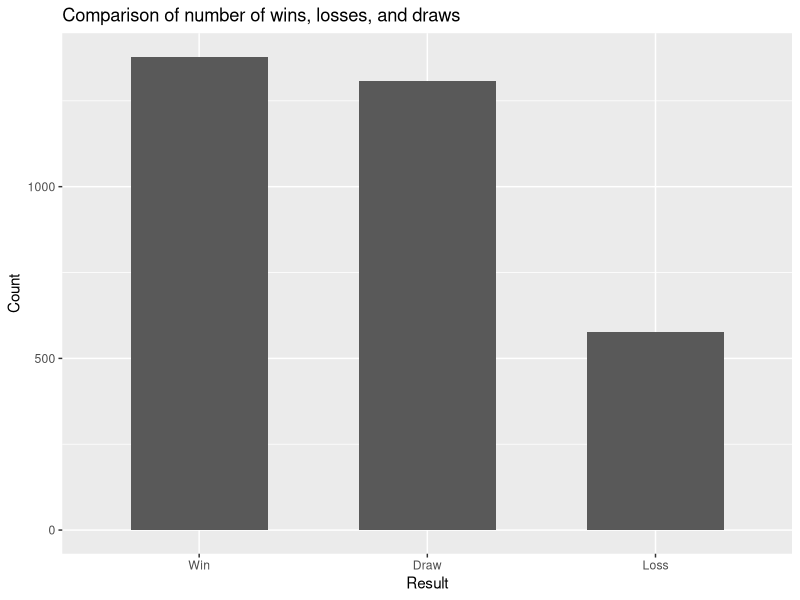
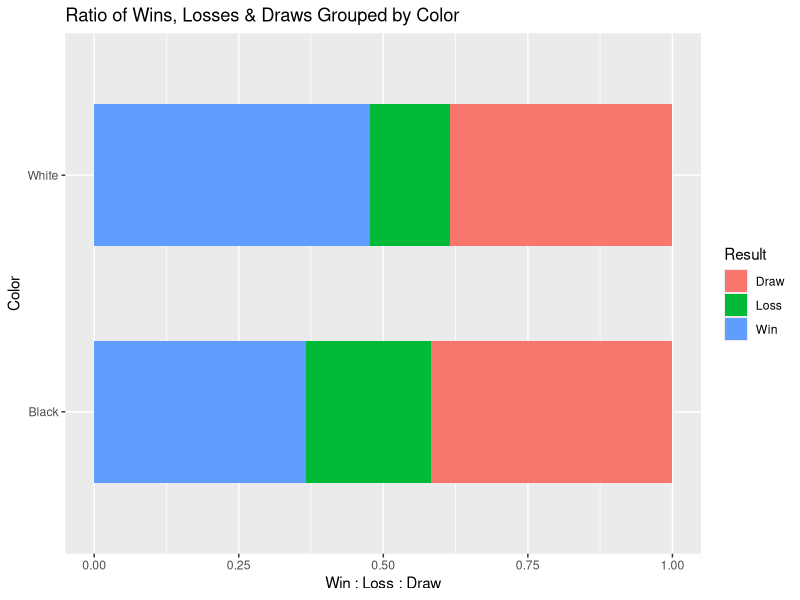
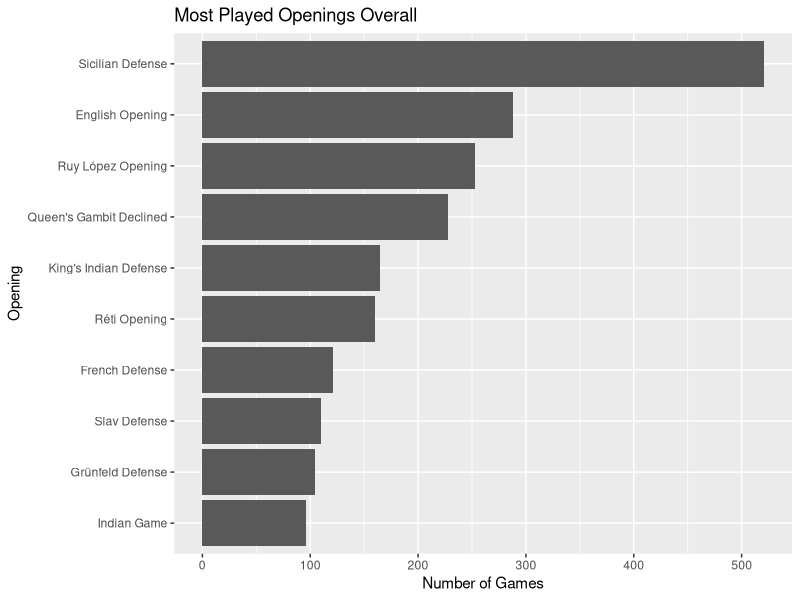
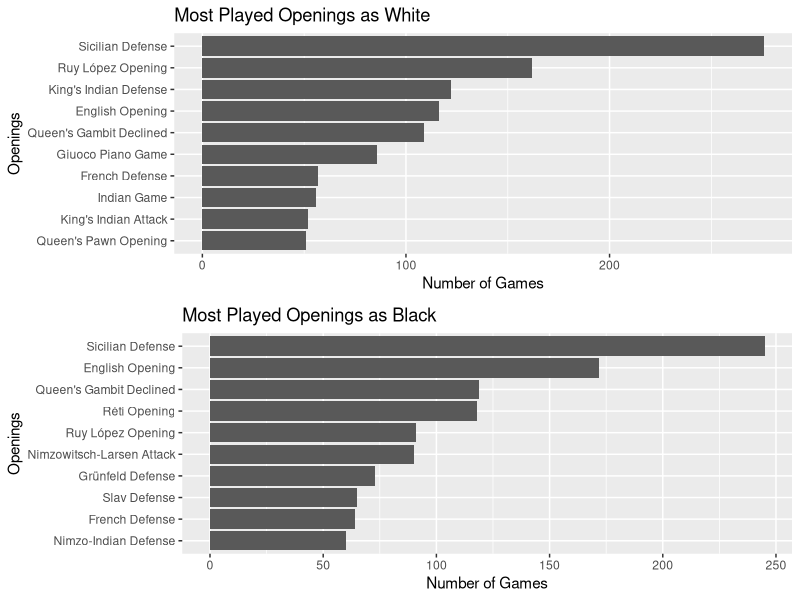
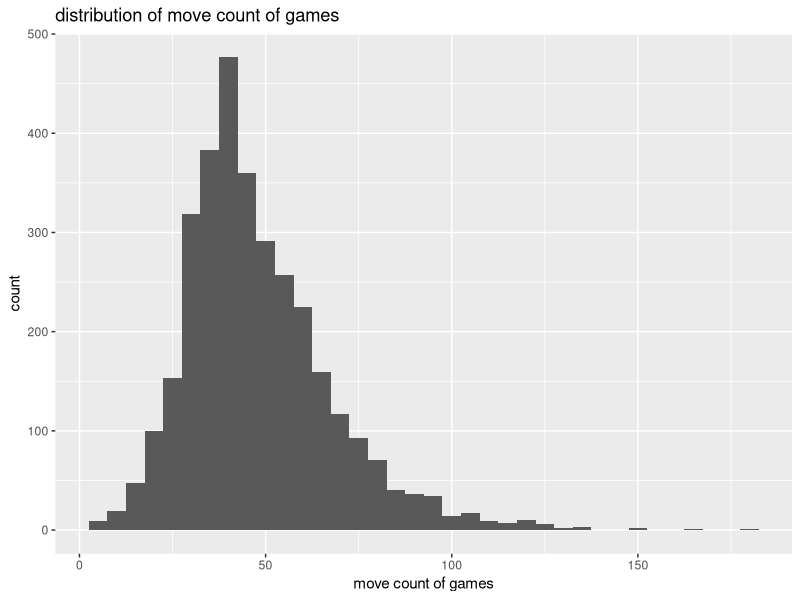
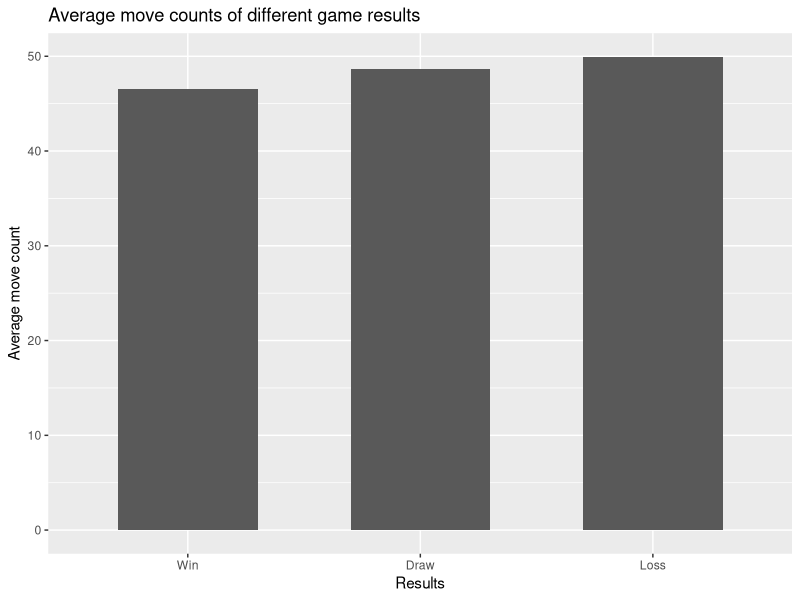
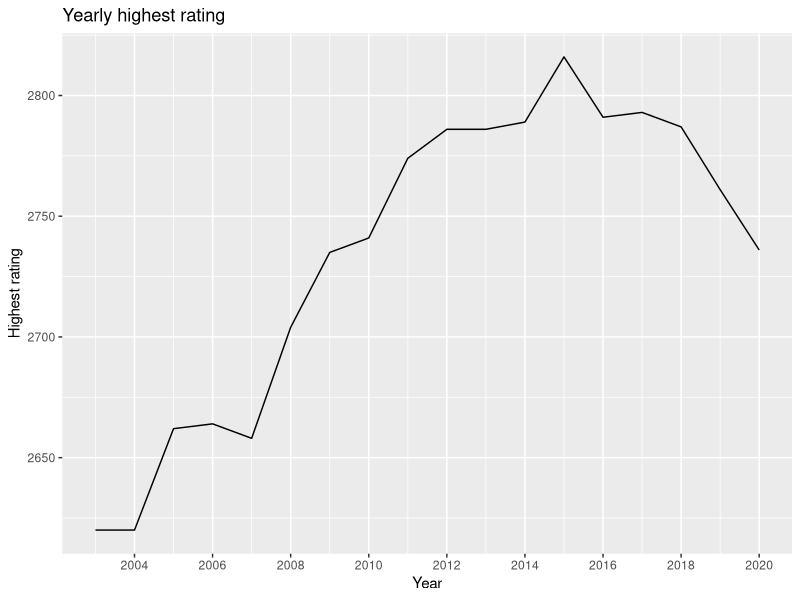
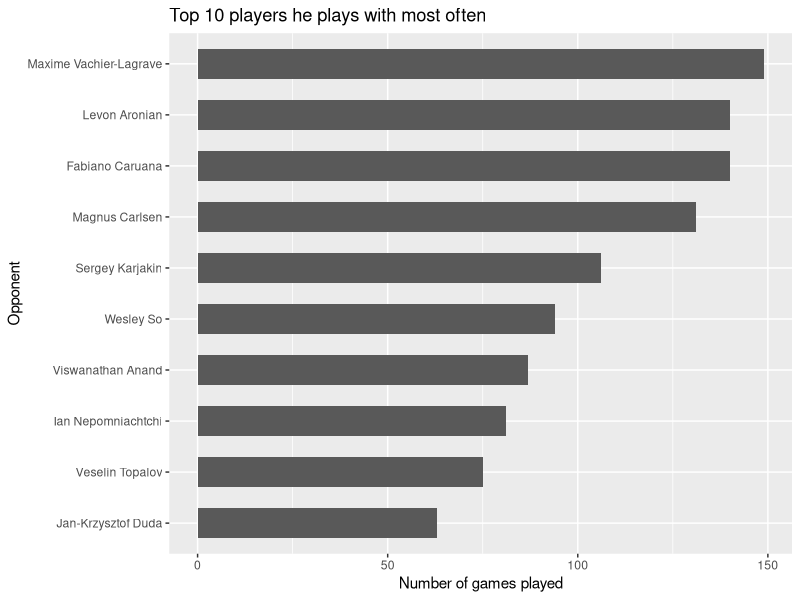

Source code (R) for these figures, in order: (Note: this script raises an error after producing the figures.)
## ---- chunk 1
library(readr)
library(dplyr)
library(magrittr)
library(ggplot2)
library(gridExtra)
## ---- chunk 2
df <- read_csv("cleaned_data.csv")
head(df)
## ---- chunk 3
# count of win, draw, loss
overall_win <- df %>%
  group_by(Result) %>%
  summarise(Count = n())

# vars for inline code
ngame <- summarise(df, n()) %>% as.character()
wins <- overall_win[3, 2] %>% as.character()
loss <- overall_win[2, 2] %>% as.character()
draw <- overall_win[1, 2] %>% as.character()
wr <- round(as.numeric(wins) / as.numeric(ngame) * 100, 2)

# plot
overall_win %>%
  ggplot(aes(x = reorder(Result, -Count), y = Count)) +
  geom_bar(stat = "identity", width = 0.6) +
  labs(
    title = "Comparison of number of wins, losses, and draws",
    x = "Result"
  )
## ---- chunk 4
# ratio of win, draw, loss by color
winrate <- df %>%
  group_by(Color, Result) %>%
  summarise(count = n()) %>%
  mutate(Percentage = count / sum(count) * 100) %>%
  select(-count) 

# vars for inline code
w_wr <- round(winrate[6, 3], 2) %>% as.character()
b_wr <- round(winrate[3, 3], 2) %>% as.character()

# plot
winrate %>%
  ggplot(aes(x = Color, y = Percentage, fill = Result)) +
  geom_bar(stat = "identity", position = "fill", width = 0.6) +
  coord_flip() +
  labs(
    title = "Ratio of Wins, Losses & Draws Grouped by Color",
    y = "Win : Loss : Draw"
  )
## ---- chunk 5
# openings and their game count
overall_op <- df %>%
  group_by(Opening) %>%
  summarise(N_games = n()) %>%
  arrange(desc(N_games))

# top 10 most played openings
head(overall_op, 10) %>%
  ggplot(aes(x = reorder(Opening, N_games), y = N_games)) +
  geom_bar(stat = "identity") +
  coord_flip() +
  labs(
    title = "Most Played Openings Overall",
    x = "Opening",
    y = "Number of Games"
  )
## ---- chunk 6
# top 10 most played openings grouped by color
top_by_color <- df %>%
  group_by(Color, Opening) %>%
  summarise(N_games = n()) %>%
  top_n(n = 10, wt = N_games)

# top 10 most played openings by white
white <- head(top_by_color, 10) %>%
  ggplot(aes(x = reorder(Opening, N_games), y = N_games)) +
  geom_bar(stat = "identity") +
  coord_flip() +
  labs(
    title = "Most Played Openings as White",
    x = "Openings",
    y = "Number of Games"
  )

# top 10 most played openings by black
black <- tail(top_by_color, 10) %>%
  ggplot(aes(x = reorder(Opening, N_games), y = N_games)) +
  geom_bar(stat = "identity") +
  coord_flip() +
  labs(
    title = "Most Played Openings as Black",
    x = "Openings",
    y = "Number of Games"
  )

grid.arrange(white, black)
## ---- chunk 7
# results when playing against/not against higher rated opponents
vs_high <- df %>%
  mutate(Vs_higher = if_else(Opponent_rating > Rating, "yes","no")) %>%
  group_by(Vs_higher, Result) %>%
  summarise(count = n()) %>%
  mutate(Percentage = count / sum(count) * 100) %>%
  select(-count) %>%
  arrange(desc(Vs_higher)) %>%
  ggplot(aes(x = Vs_higher, y = Percentage, fill = Result)) +
  geom_bar(stat = "identity", width = 0.6) +
  coord_flip() +
  labs(
    title = "Ratio of Wins, Losses & Draws against higher/lower opponents",
    x = "VS higher-rated opponents?",
    y = "Win:Loss:Draw"
  )
## ---- chunk 8
# move count distribution
df %>%
  ggplot(aes(x = Moves)) +
  geom_histogram(binwidth = 5) +
  labs(
    title = "distribution of move count of games",
    x = "move count of games"
  )

# avg moves for win/draw/loss
df %>%
  group_by(Result) %>%
  summarise(Mean_moves = mean(Moves)) %>%
  ggplot(aes(x = reorder(Result, Mean_moves), y = Mean_moves)) +
  geom_bar(stat = "identity", width = 0.6) +
  labs(
    title = "Average move counts of different game results",
    x = "Results",
    y = "Average move count"
  )
## ---- chunk 9
# highest rating of each year 2003-2020
df %>%
  group_by(Year) %>%
  filter(Year > 2002) %>%
  summarise(highest_rt = max(Rating, na.rm = TRUE)) %>%
  ggplot(aes(x = Year, y = highest_rt)) +
  geom_line() +
  scale_x_continuous(breaks = seq(2002, 2020, 2)) +
  labs(
    title = "Yearly highest rating",
    y = "Highest rating"
  )
## ---- chunk 10
# top 10 most played opponents
reg_opp <- df %>%
  group_by(Opponent) %>%
  summarise(n = n()) %>%
  arrange(desc(n)) %>%
  head(10)

# top 10 barchart
reg_opp %>%
  ggplot(aes(x = reorder(Opponent, n), y = n)) +
  geom_bar(stat = "identity", width = 0.6) +
  coord_flip() +
  labs(
    title = "Top 10 players he plays with most often",
    x = "Opponent",
    y = "Number of games played"
  )

# w/d/l ratio against them
df %>%
  group_by(Opponent, Result) %>%
  filter(Opponent %in% reg_opp$Opponent) %>%
  summarise(n = n()) %>%
  ggplot(aes(x = Opponent, y = n, fill = Result)) +
  geom_bar(stat = "identity",position = "fill", width = 0.6) +
  coord_flip() +
  labs(
    title = "Results against the players he plays with most often",
    x = "Opponent",
    y = "Win:Loss:Draw"
  )
## ---- chunk 11
# openings with game number > 20
freq_op <- df %>%
  group_by(Opening) %>%
  summarise(count = n()) %>%
  filter(count > 20)

# colors, openings, results 
op_res <- df %>%
  select(Color, Opening, Result) %>%
  filter(Opening %in% freq_op$Opening)

# cochran-mantel-haenszel tes on op_res
tb <- table(op_res$Color, op_res$Opening, op_res$Result)

# H0 = opening & color have no effect on result
# H1 = opening & color have an effect on result
mantelhaen.test(tb)
# reject null hypothesis 

# top 10 op overal
df %>%
  filter(Opening %in% op_res$Opening) %>%
  group_by(Opening, Result) %>%
  summarise(Count = n()) %>%
  mutate(Winrate = round(Count / sum(Count) * 100, 2)) %>%
  filter(Result == "Win") %>%
  select(-Count, -Result) %>%
  arrange(desc(Winrate)) %>%
  head(10) %>%
  ggplot(aes(x = reorder(Opening, Winrate), y = Winrate)) +
  geom_bar(stat = "Identity", width = 0.6) +
  coord_flip() +
  scale_y_continuous(limits = c(0, 100)) +
  labs(
    title = "Top 10 Win-rates of Openings played by Hikaru Nakamura",
    x = "Opening",
    y = "Win-rate in percentages(%)"
  )

# top 10 white op
df %>%
  filter(Opening %in% x$Opening) %>%
  group_by(Color, Opening, Result) %>%
  summarise(Count = n()) %>%
  mutate(Winrate = round(Count / sum(Count) * 100, 2)) %>%
  filter(Result == "Win" & Color == "White") %>%
  select(-Count, -Result) %>%
  arrange(desc(Winrate)) %>%
  head(10) %>%
  ggplot(aes(x = reorder(Opening, Winrate), y = Winrate)) +
  geom_bar(stat = "Identity", width = 0.6) +
  coord_flip() +
  scale_y_continuous(limits = c(0, 100)) +
  labs(
    title = "Top 10 Win-rates of Openings Played as White",
    x = "Opening",
    y = "Win-rate in percentages(%)"
  )

# top 10 black op
df %>%
  filter(Opening %in% x$Opening) %>%
  group_by(Color, Opening, Result) %>%
  summarise(Count = n()) %>%
  mutate(Winrate = round(Count / sum(Count) * 100, 2)) %>%
  filter(Result == "Win" & Color == "Black") %>%
  select(-Count, -Result) %>%
  arrange(desc(Winrate)) %>%
  head(10) %>%
  ggplot(aes(x = reorder(Opening, Winrate), y = Winrate)) +
  geom_bar(stat = "Identity", width = 0.6) +
  coord_flip() +
  scale_y_continuous(limits = c(0, 100)) +
  labs(
    title = "Top 10 Win-rates of Openings Played as Black",
    x = "Opening",
    y = "Win-rate in percentages(%)"
  )
